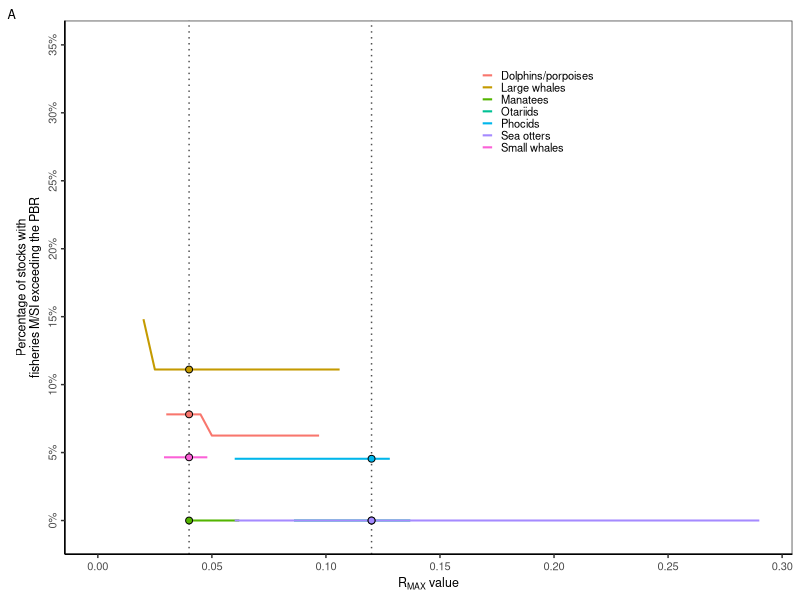
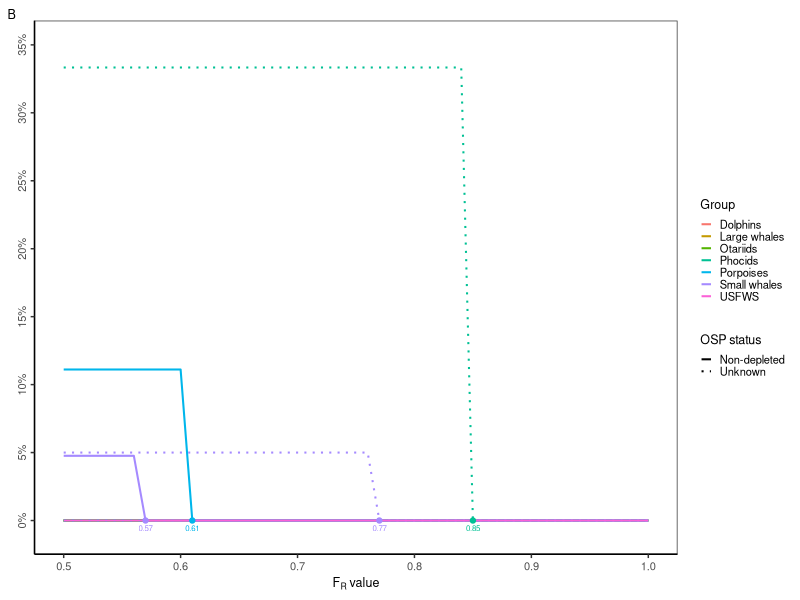
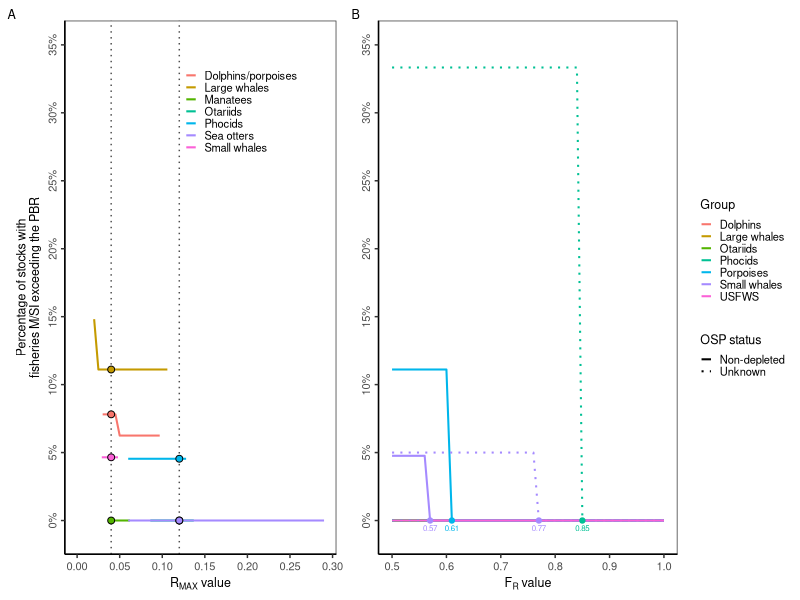

Generate these figures, in order, with R: (Note: this script raises an error after producing the figures.)

# Clear workspace
rm(list = ls())

# Setup
################################################################################

# Packages
library(tidyverse)

# Directories
outdir <- "data/sars/processed"
plotdir <- "figures"

# Read data
stats_rf <- read.csv(file=file.path("output/rf_sensitivity_analysis.csv"), as.is=T)
stats_rmax <- read.csv(file=file.path("output/rmax_sensitivity_analysis.csv"), as.is=T)


# Build data
################################################################################

# Extract points
pts_rf <- stats_rf %>% 
  filter(pstrategic==0) %>% 
  group_by(group, osp_status) %>% 
  filter(rf_sim==min(rf_sim)) %>% 
  ungroup() %>% 
  # Remove the ones that are already 100% non-strat at 0.5
  filter(rf_sim!=0.5)


# Plot data
################################################################################

# Theme
my_theme <-  theme(axis.text=element_text(size=8),
                   axis.text.y = element_text(angle = 90, hjust = 0.5),
                   axis.title=element_text(size=9),
                   legend.text=element_text(size=8),
                   legend.title=element_text(size=9),
                   strip.text=element_text(size=7),
                   plot.title=element_text(size=9),
                   plot.tag=element_text(size=9),
                   # Gridlines
                   panel.grid.major = element_blank(), 
                   panel.grid.minor = element_blank(),
                   panel.background = element_blank(), 
                   axis.line = element_line(colour = "black"),
                   # Legend
                   legend.key = element_rect(fill = NA, color=NA),
                   legend.key.size = unit(0.3, "cm"),
                   legend.background = element_rect(fill=alpha('blue', 0)))

# Rmax
g1 <- ggplot(stats_rmax, aes(x=rmax_sim, y=pstrategic, color=group)) +
  # Reference lines
  geom_vline(xintercept = c(0.04, 0.12), color="grey30", linetype="dotted") +
  # Lines
  geom_line(linewidth = 0.7) +
  geom_point(data=stats_rmax %>% filter(rmax_sim==rmax_default), show.legend = F,
             mapping=aes(fill=group), pch=21, color="black", size=2) +
  # Labels
  labs(x=expression("R"["MAX"]*" value"), 
       y="Percentage of stocks with\nfisheries M/SI exceeding the PBR",
       tag="A") +
  scale_x_continuous(lim=c(0, NA), breaks=seq(0, 0.3, 0.05)) +
  # scale_y_continuous(lim=c(-0.007, 0.35), labels=scales::percent_format(), breaks=seq(0, 0.14, 0.02)) +
  scale_y_continuous(lim=c(-0.007, 0.35), labels=scales::percent_format(), breaks=seq(0, 0.4, 0.05)) +
  # Legend
  scale_color_discrete(name="Group") +
  # Theme
  theme_bw() + my_theme +
  theme(legend.position = c(0.65, 0.83),
        legend.title = element_blank())
g1

# RF
g2 <- ggplot(stats_rf, aes(x=rf_sim, y=pstrategic, color=group, linetype=osp_status)) +
  # Lines
  geom_line(linewidth = 0.7) +
  geom_point(data=pts_rf,  size=1.5, show.legend = F) + # mapping=aes(shape=osp_status), 
  geom_text(data=pts_rf, mapping=aes(label=rf_sim), show.legend = F, vjust=1.8, size=2) +
  # Labels
  labs(x=expression("F"["R"]*" value"), 
       y="Percentage of stocks with\nfisheries M/SI exceeding the PBR",
       tag="B") +
  # scale_x_continuous(lim=c(0, NA), breaks=seq(0,0.2, 0.02)) +
  scale_y_continuous(lim=c(-0.007, 0.35), labels=scales::percent_format(), breaks=seq(0, 0.4, 0.05)) +
  # Legend
  scale_color_discrete(name="Group") +
  scale_linetype_manual(name="OSP status", values=c("solid", "dotted")) +
  # scale_shape_manual(name="OSP status", values=c(16, 18)) +
  # Theme
  theme_bw() + my_theme +
  theme(axis.title.y=element_blank())
g2

# Merge
g <- gridExtra::grid.arrange(g1, g2, nrow=1, widths=c(0.43, 0.57))

# Export
ggsave(g, filename=file.path(plotdir, "FigS8_rf_rmax_sensitivity_analysis.png"), 
       width=6.5, height=3, units="in", dpi=600, bg="white")
